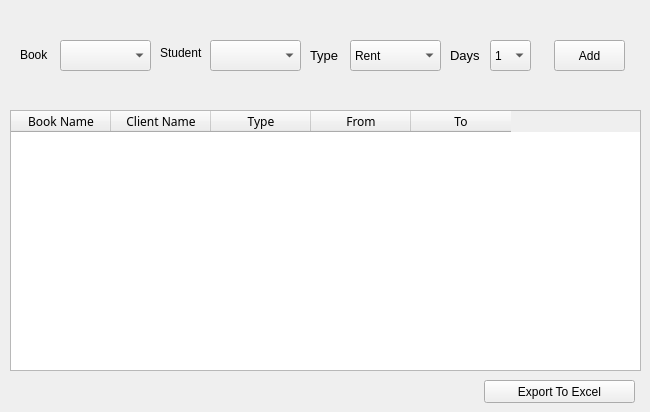
    <widget class="QWidget" name="tab">
     <attribute name="title">
      <string>Daily Work</string>
     </attribute>
     <widget class="QPushButton" name="pushButton">
      <property name="geometry">
       <rect>
        <x>554</x>
        <y>40</y>
        <width>71</width>
        <height>31</height>
       </rect>
      </property>
      <property name="text">
       <string>Add</string>
      </property>
     </widget>
     <widget class="QComboBox" name="comboBox">
      <property name="geometry">
       <rect>
        <x>350</x>
        <y>40</y>
        <width>91</width>
        <height>31</height>
       </rect>
      </property>
      <item>
       <property name="text">
        <string>Rent</string>
       </property>
      </item>
      <item>
       <property name="text">
        <string>Retrive</string>
       </property>
      </item>
     </widget>
     <widget class="QComboBox" name="comboBox_2">
      <property name="geometry">
       <rect>
        <x>490</x>
        <y>40</y>
        <width>41</width>
        <height>31</height>
       </rect>
      </property>
      <property name="currentText">
       <string>1</string>
      </property>
      <item>
       <property name="text">
        <string>1</string>
       </property>
      </item>
      <item>
       <property name="text">
        <string>2</string>
       </property>
      </item>
      <item>
       <property name="text">
        <string>3</string>
       </property>
      </item>
      <item>
       <property name="text">
        <string>4</string>
       </property>
      </item>
      <item>
       <property name="text">
        <string>5</string>
       </property>
      </item>
      <item>
       <property name="text">
        <string>6</string>
       </property>
      </item>
      <item>
       <property name="text">
        <string>7</string>
       </property>
      </item>
      <item>
       <property name="text">
        <string>8</string>
       </property>
      </item>
      <item>
       <property name="text">
        <string>9</string>
       </property>
      </item>
      <item>
       <property name="text">
        <string>10</string>
       </property>
      </item>
      <item>
       <property name="text">
        <string>11</string>
       </property>
      </item>
      <item>
       <property name="text">
        <string>12</string>
       </property>
      </item>
      <item>
       <property name="text">
        <string>13</string>
       </property>
      </item>
      <item>
       <property name="text">
        <string>14</string>
       </property>
      </item>
      <item>
       <property name="text">
        <string>15</string>
       </property>
      </item>
      <item>
       <property name="text">
        <string>16</string>
       </property>
      </item>
      <item>
       <property name="text">
        <string>17</string>
       </property>
      </item>
      <item>
       <property name="text">
        <string>18</string>
       </property>
      </item>
      <item>
       <property name="text">
        <string>19</string>
       </property>
      </item>
      <item>
       <property name="text">
        <string>20</string>
       </property>
      </item>
      <item>
       <property name="text">
        <string>21</string>
       </property>
      </item>
      <item>
       <property name="text">
        <string>22</string>
       </property>
      </item>
      <item>
       <property name="text">
        <string>23</string>
       </property>
      </item>
      <item>
       <property name="text">
        <string>24</string>
       </property>
      </item>
      <item>
       <property name="text">
        <string>25</string>
       </property>
      </item>
      <item>
       <property name="text">
        <string>26</string>
       </property>
      </item>
      <item>
       <property name="text">
        <string>27</string>
       </property>
      </item>
      <item>
       <property name="text">
        <string>28</string>
       </property>
      </item>
      <item>
       <property name="text">
        <string>29</string>
       </property>
      </item>
      <item>
       <property name="text">
        <string>30</string>
       </property>
      </item>
      <item>
       <property name="text">
        <string>31</string>
       </property>
      </item>
     </widget>
     <widget class="QLabel" name="label_2">
      <property name="geometry">
       <rect>
        <x>450</x>
        <y>40</y>
        <width>41</width>
        <height>31</height>
       </rect>
      </property>
      <property name="font">
       <font>
        <pointsize>10</pointsize>
       </font>
      </property>
      <property name="text">
       <string>Days</string>
      </property>
     </widget>
     <widget class="QLabel" name="label_3">
      <property name="geometry">
       <rect>
        <x>310</x>
        <y>40</y>
        <width>31</width>
        <height>31</height>
       </rect>
      </property>
      <property name="font">
       <font>
        <pointsize>10</pointsize>
       </font>
      </property>
      <property name="text">
       <string>Type</string>
      </property>
     </widget>
     <widget class="QTableWidget" name="tableWidget">
      <property name="geometry">
       <rect>
        <x>10</x>
        <y>110</y>
        <width>631</width>
        <height>261</height>
       </rect>
      </property>
      <property name="font">
       <font>
        <family>MV Boli</family>
        <weight>50</weight>
        <bold>false</bold>
        <underline>false</underline>
       </font>
      </property>
      <property name="focusPolicy">
       <enum>Qt::StrongFocus</enum>
      </property>
      <property name="styleSheet">
       <string notr="true"/>
      </property>
      <property name="frameShape">
       <enum>QFrame::StyledPanel</enum>
      </property>
      <property name="frameShadow">
       <enum>QFrame::Sunken</enum>
      </property>
      <property name="verticalScrollBarPolicy">
       <enum>Qt::ScrollBarAsNeeded</enum>
      </property>
      <property name="alternatingRowColors">
       <bool>true</bool>
      </property>
      <property name="sortingEnabled">
       <bool>true</bool>
      </property>
      <property name="wordWrap">
       <bool>true</bool>
      </property>
      <attribute name="horizontalHeaderVisible">
       <bool>true</bool>
      </attribute>
      <attribute name="horizontalHeaderCascadingSectionResizes">
       <bool>true</bool>
      </attribute>
      <attribute name="horizontalHeaderDefaultSectionSize">
       <number>100</number>
      </attribute>
      <attribute name="horizontalHeaderStretchLastSection">
       <bool>false</bool>
      </attribute>
      <attribute name="verticalHeaderStretchLastSection">
       <bool>false</bool>
      </attribute>
      <column>
       <property name="text">
        <string>Book Name</string>
       </property>
      </column>
      <column>
       <property name="text">
        <string>Client Name</string>
       </property>
      </column>
      <column>
       <property name="text">
        <string>Type</string>
       </property>
      </column>
      <column>
       <property name="text">
        <string>From</string>
       </property>
      </column>
      <column>
       <property name="text">
        <string>To</string>
       </property>
      </column>
     </widget>
     <widget class="QComboBox" name="comboBox_9">
      <property name="geometry">
       <rect>
        <x>210</x>
        <y>40</y>
        <width>91</width>
        <height>31</height>
       </rect>
      </property>
     </widget>
     <widget class="QLabel" name="label_17">
      <property name="geometry">
       <rect>
        <x>160</x>
        <y>43</y>
        <width>47</width>
        <height>20</height>
       </rect>
      </property>
      <property name="text">
       <string>Student</string>
      </property>
     </widget>
     <widget class="QComboBox" name="comboBox_10">
      <property name="geometry">
       <rect>
        <x>60</x>
        <y>40</y>
        <width>91</width>
        <height>31</height>
       </rect>
      </property>
     </widget>
     <widget class="QLabel" name="label_18">
      <property name="geometry">
       <rect>
        <x>20</x>
        <y>39</y>
        <width>31</width>
        <height>31</height>
       </rect>
      </property>
      <property name="text">
       <string>Book</string>
      </property>
     </widget>
     <widget class="QPushButton" name="pushButton_17">
      <property name="geometry">
       <rect>
        <x>484</x>
        <y>380</y>
        <width>151</width>
        <height>23</height>
       </rect>
      </property>
      <property name="text">
       <string>Export To Excel</string>
      </property>
     </widget>
    </widget>
